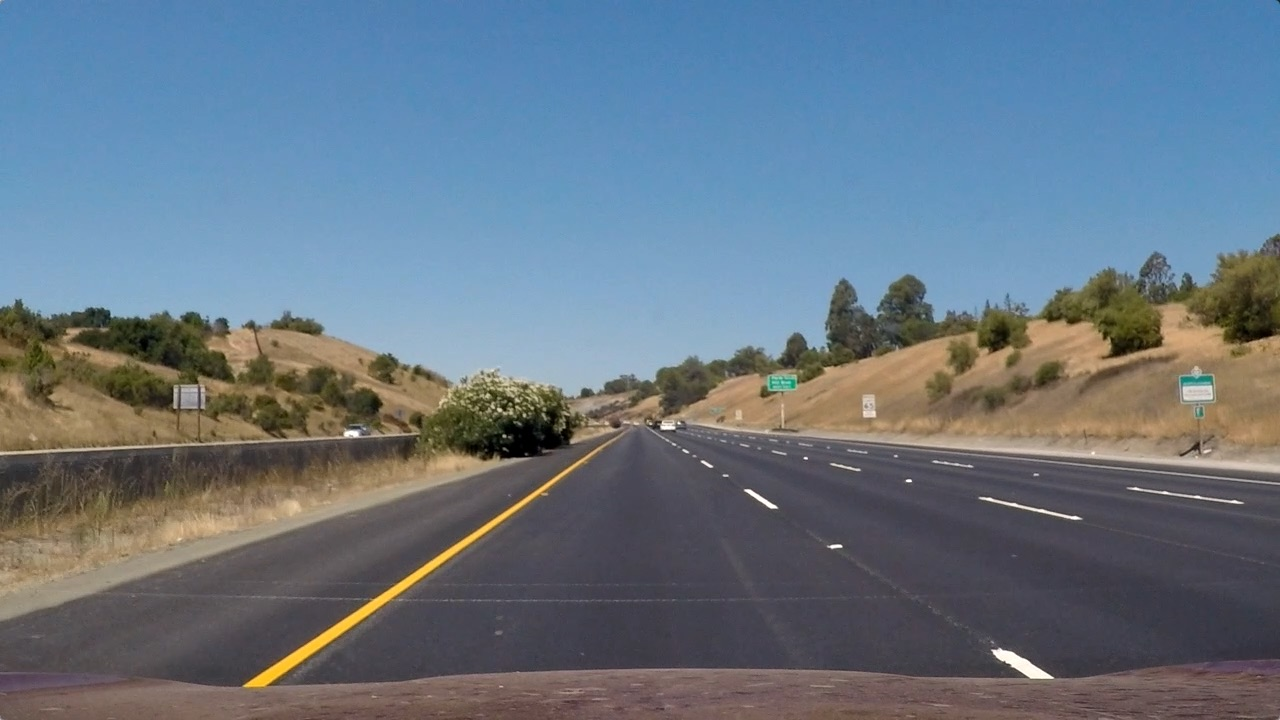
#> input picture test_images/straight_lines1.jpg, 1280 x 720 px
$ python multiple_image_out.py
#> lines starting #> are read from the running program, lines starting #| are printed output that depends on the picture
#> further down, img1 is the input picture: shape (720, 1280, 3); mean B, G, R 131.2, 117.7, 103.2
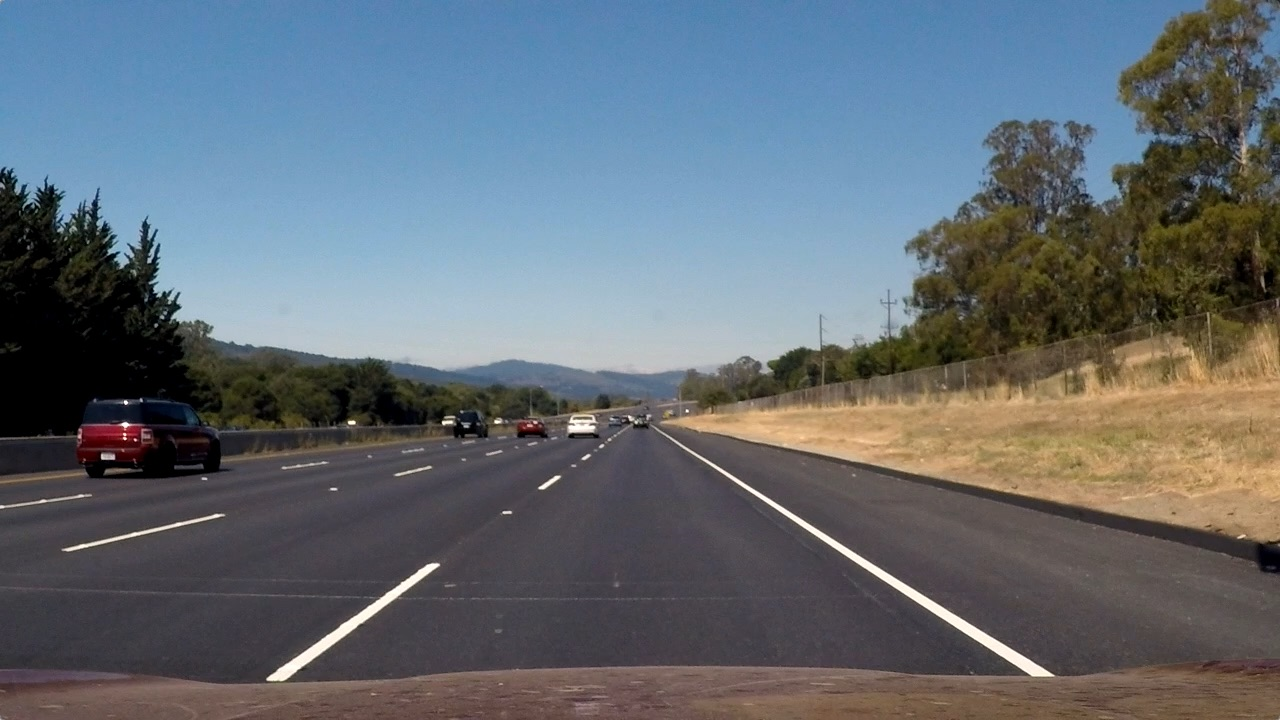
#> input picture test_images/straight_lines2.jpg, 1280 x 720 px
#> further down, img2 is the input picture: shape (720, 1280, 3); mean B, G, R 115.1, 107.7, 99.4
import cv2
import numpy as np

import logging

def create_blank(height, width, rgb_color=(0, 0, 0)):
    """Create new image(numpy array) filled with certain color in RGB"""
    # Create black blank image
    image = np.zeros((height, width, 3), np.uint8)

    # Since OpenCV uses BGR, convert the color first
    color = tuple(reversed(rgb_color))
    # Fill image with color
    image[:] = color

    return image

def add_image_at_position(base_img, add_img, position_percentage=(0,1,0,1)):
    # If Image On_Color_Image Convert to 3 Channels
    add_img_shape = len(add_img.shape)
    #print(add_img_shape)
    #ToDo: Find Correct criteria for grayscale Image
    if add_img_shape != 3:
        add_img = cv2.cvtColor(add_img, cv2.COLOR_GRAY2BGR)

    base_img_shape = base_img.shape
    position_px = (int(position_percentage[0]*base_img_shape[0]),
                   int(position_percentage[1]*base_img_shape[0]),
                   int(position_percentage[2]*base_img_shape[1]),
                   int(position_percentage[3]*base_img_shape[1]))
    new_img_shape = ((position_px[3]-position_px[2]), (position_px[1]-position_px[0]))
    new_img = cv2.resize(add_img, new_img_shape)
    base_img[position_px[0]:position_px[1], position_px[2]:position_px[3]] = new_img

    return base_img

def two_images(img1, img2):
    img_shape = img1.shape
    new_image = create_blank(img_shape[0], img_shape[1] * 2)

    new_image = add_image_at_position(new_image, img1, (0, 1, 0, .5))
    new_image = add_image_at_position(new_image, img2, (0, 1, .5, 1))

    return new_image

def image_cluster(img_list=[], img_text=False, new_img_shape=None, cluster_shape=None):
    if cluster_shape == None:
        val_col = int(np.ceil(np.sqrt(len(img_list))))
#> val_col = 2
        val_row = int(np.ceil(len(img_list)/val_col))
#> val_row = 1
        cluster_shape = (val_row, val_col)
#> cluster_shape = (1, 2)
    if new_img_shape == None:
        new_img_shape = img_list[0].shape
#> new_img_shape = (720, 1280, 3)
        new_img_shape = tuple([int(new_img_shape[i]*cluster_shape[i]/max(cluster_shape)) for i in range(len(cluster_shape))])
#> new_img_shape = (360, 1280)
    #Todo: Calculate New Image Shape if One Value is given

    size_of_cluster = (cluster_shape[0] * cluster_shape[1])
#> size_of_cluster = 2
    if size_of_cluster < len(img_list):
        logging.info('Cluster to small for all Images')

    new_image = create_blank(new_img_shape[0], new_img_shape[1])
#> new_image: shape (360, 1280, 3); every value is 0
    cluster_index = 0
    for row in range(cluster_shape[0]):
        for col in range(cluster_shape[1]):
            new_image = add_image_at_position(new_image, img_list[cluster_index], (row/cluster_shape[0], (row+1)/cluster_shape[0], col/cluster_shape[1], (col+1)/cluster_shape[1]))

            if img_text:
                if cluster_index < len(img_text):
                    if img_text[cluster_index] != None:
                        text_position = (col*int(new_img_shape[1]/cluster_shape[1])+20, row*int(new_img_shape[0]/cluster_shape[0])+100)
                        cv2.putText(new_image, img_text[cluster_index], text_position, cv2.FONT_HERSHEY_SIMPLEX, 1, (255, 255, 255), 1)

            cluster_index += 1
            if (cluster_index >= len(img_list)):
                break
        if (cluster_index >= len(img_list)):
            break
#> this loop made 1 pass
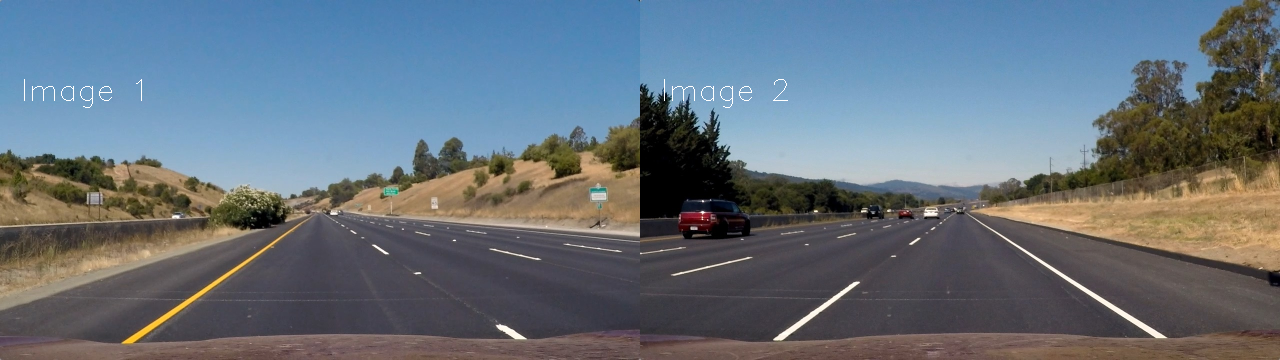
#> new_image: shape (360, 1280, 3); mean of channels 0, 1, 2 123.3, 112.9, 101.5; drawn as B, G, R
#> after the loop, cluster_index = 2

    return new_image

if __name__ == "__main__":
    # Read in the image

    img1 = cv2.imread('../test_images/straight_lines1.jpg')
    img2 = cv2.imread('../test_images/straight_lines2.jpg')

    #new_image = two_images(img1,img2)

    new_image = image_cluster([img1, img2], img_text=['Image 1','Image 2'])

    #new_image = cv2.resize(new_image, (256 * 5, 72 * 5))
    #new_image = cv2.resize(new_image, None, fx=.5, fy=.5, interpolation=cv2.INTER_CUBIC)

    cv2.imshow('Two Images', new_image)
    cv2.waitKey(0)
